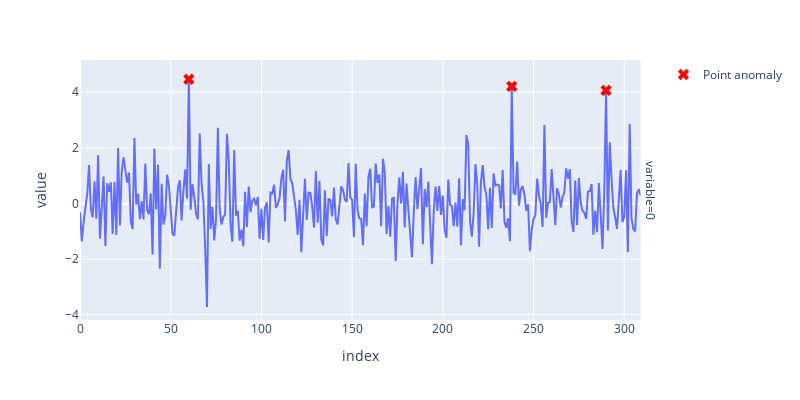

Notebook code for this chart:
### Markdown cell above
## Point anomaly detection

### Code cell
df = generate_changing_data(n)
outliers = [60, 238, 290]
df.iloc[outliers] = np.random.uniform(4, 8, (len(outliers), df.shape[1]))
outlier_plot = plot_multivariate_time_series(df)
outlier_plot.add_scatter(
    x=outliers,
    y=df.iloc[outliers, 0],
    mode="markers",
    marker=dict(symbol="x", size=10, color="red"),
    name="Point anomaly",
).update_layout(width=base_width, height=base_height)
outlier_plot.show()

### Figure 1 — Plotly figure (JSON) as saved in the notebook; plotly's stock layout.template omitted (floating-point values rounded to 4 significant figures; data arrays with more than 128 entries replaced by an {"elided": "..."} marker saying what was removed)
{"data": [{"hovertemplate": "variable=0<br>index=%{x}<br>value=%{y}<extra></extra>", "legendgroup": "", "line": {"color": "#636efa", "dash": "solid"}, "marker": {"symbol": "circle"}, "mode": "lines", "name": "", "orientation": "v", "showlegend": false, "type": "scatter", "x": {"elided": "310 int values"}, "xaxis": "x", "y": {"elided": "310 float values"}, "yaxis": "y"}, {"marker": {"color": "red", "size": 10, "symbol": "x"}, "mode": "markers", "name": "Point anomaly", "type": "scatter", "x": [60, 238, 290], "y": [4.463, 4.209, 4.065]}], "layout": {"annotations": [{"font": {}, "showarrow": false, "text": "variable=0", "textangle": 90, "x": 0.98, "xanchor": "left", "xref": "paper", "y": 0.5, "yanchor": "middle", "yref": "paper"}], "height": 400, "legend": {"tracegroupgap": 0}, "margin": {"t": 60}, "width": 800, "xaxis": {"anchor": "y", "domain": [0, 0.98], "title": {"text": "index"}}, "yaxis": {"anchor": "x", "domain": [0, 1], "title": {"text": "value"}}}}
